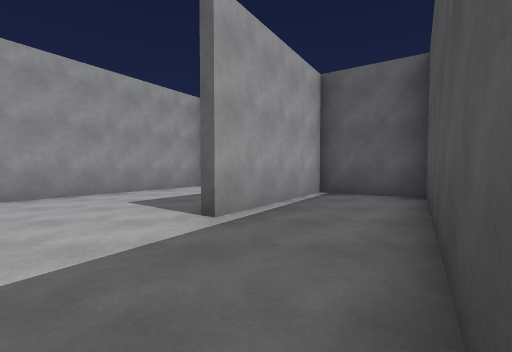
[1] (above)

23 first-person views from a walk through a scene from a Unity 3-D project. The camera is 1.3 m above the floor, tilts 2° down and sees 90° across. The floor is counted in squares, 2 m on a side. Each view is taken from the middle of a square. On the plan, view 1 faces up. The plan holds only what a view shows up to about 9 squares ahead; the rest is blank. The place goes on beyond the plan. The player is left out.

[2]
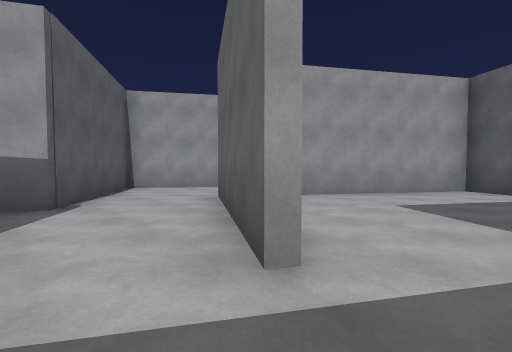

[3]
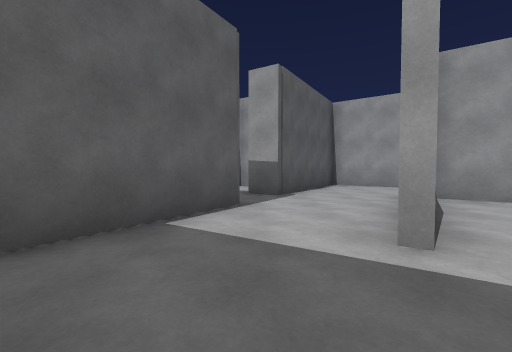

[4]
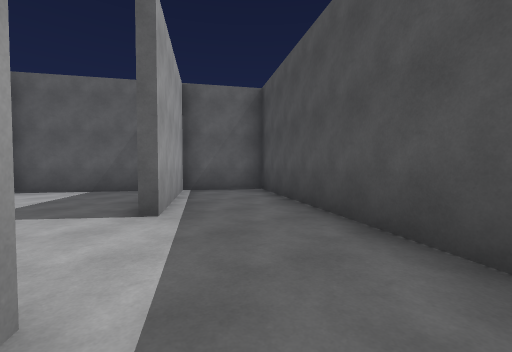

[5]
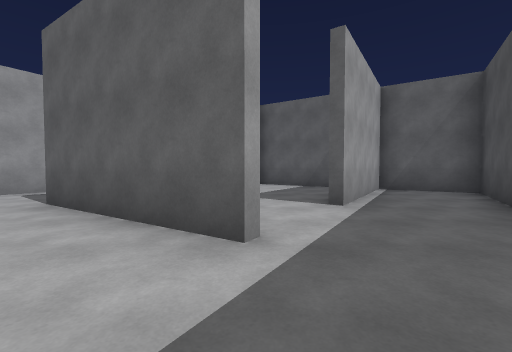

[6]
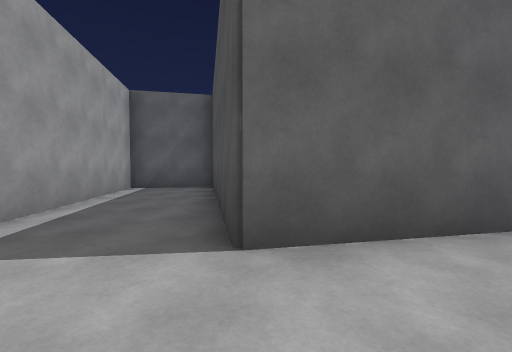

[7]
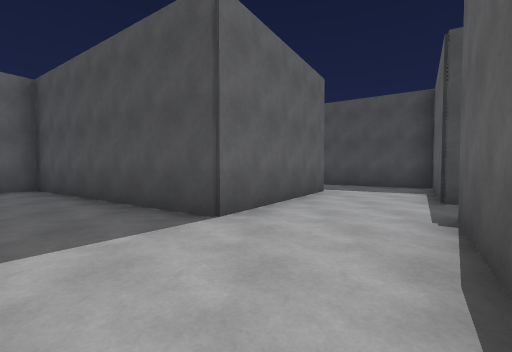

[8]
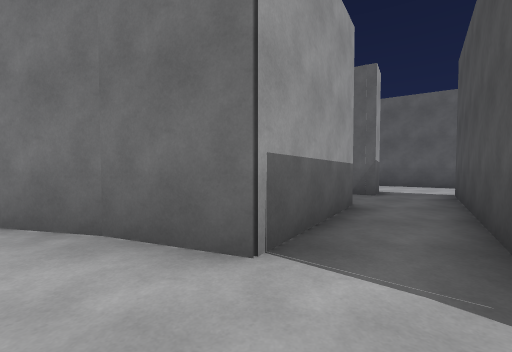

[9]
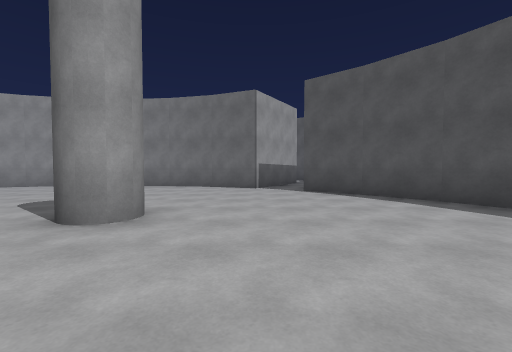

[10]
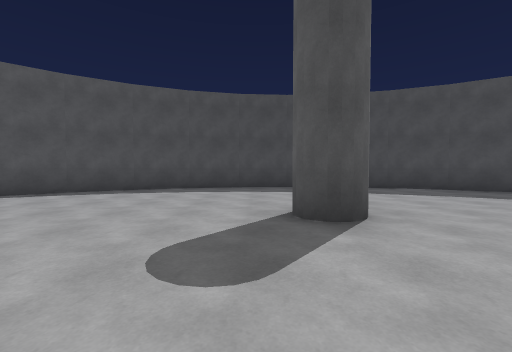

[11]
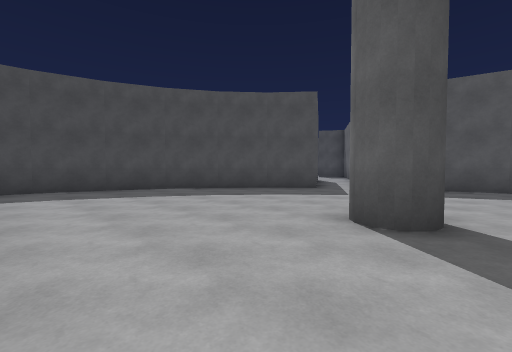

[12]
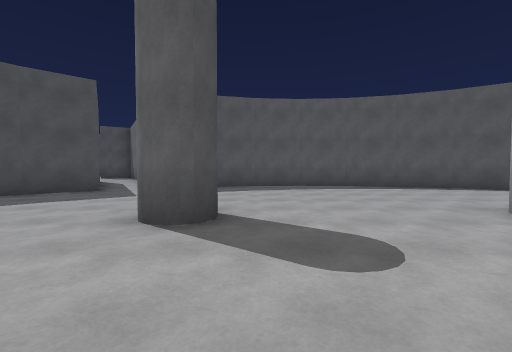

[13]
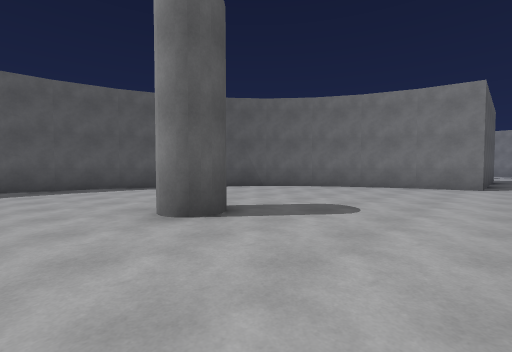

[14]
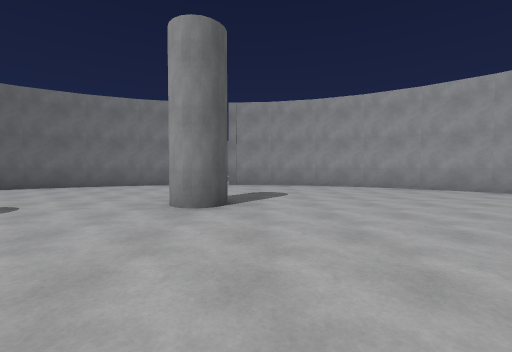

[15]
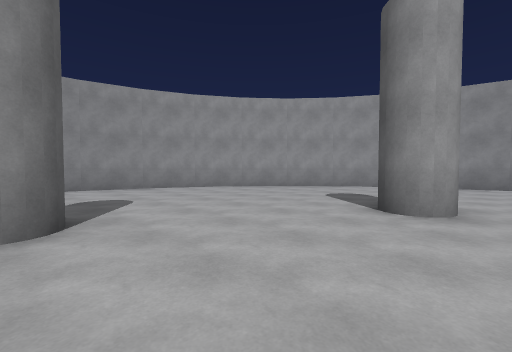

[16]
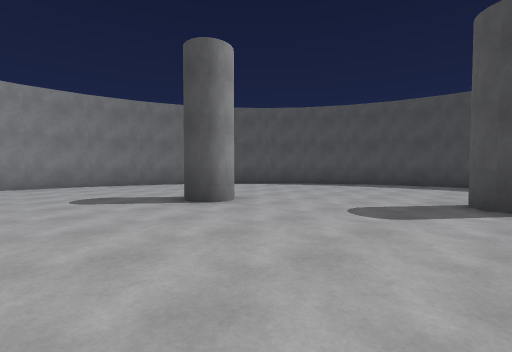

[17]
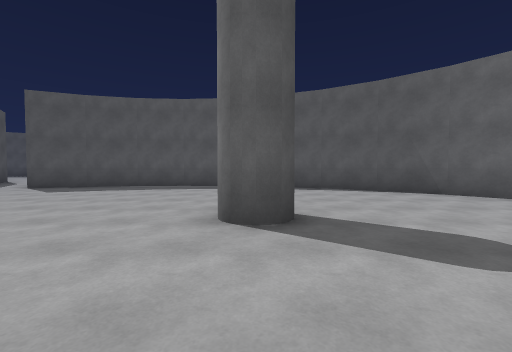

[18]
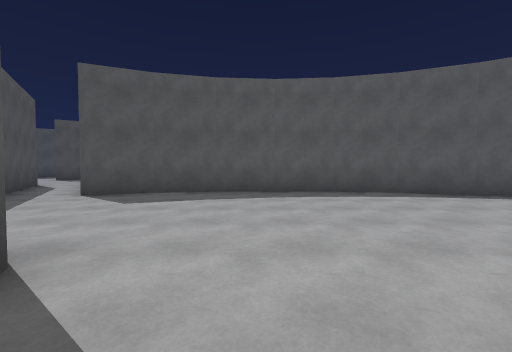

[19]
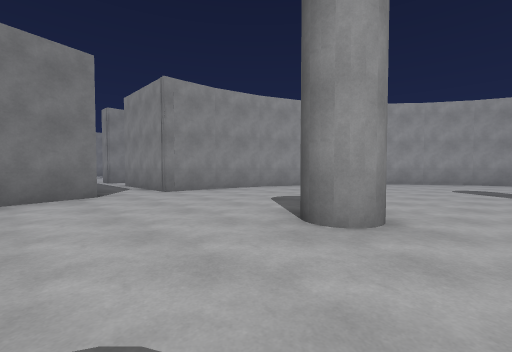

[20]
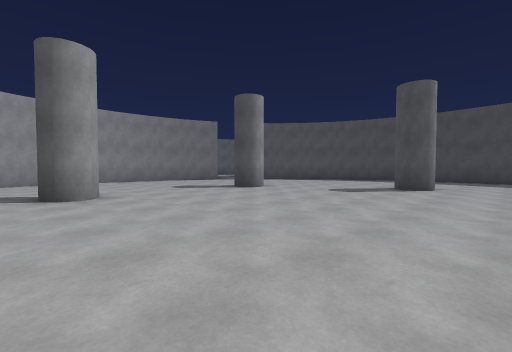

[21]
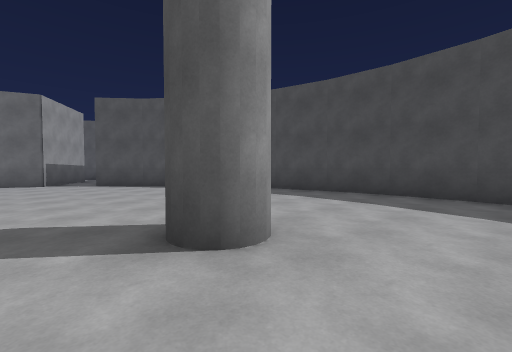

[22]
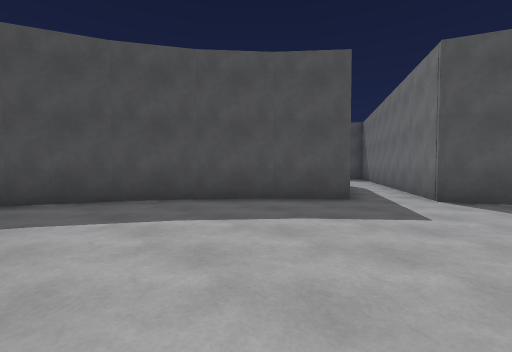

[23]
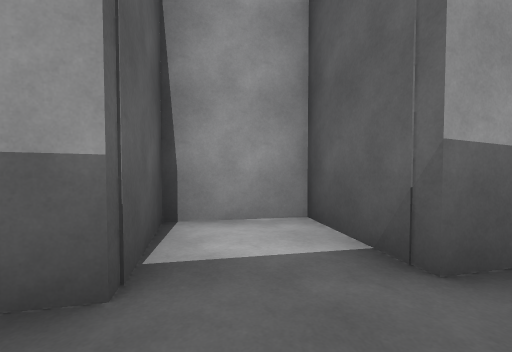

### Floor plan
Key: @ floor where view 1 was taken; # wall or solid block; . floor.
Columns run from 26 left of view 1 to 4 right of it. Each row starts with its distance up from view 1.
 11                      ###
 10                      #.##
  9                     ##..###
  8                    ##..##.##
  7                    #..##...###
  6                   ##..#....#.##
  5                  ##..##...##..#
  4                 ##...#....#..##
  3                 #....##.....##
  2                 ###...###...#
  1                  ####......##
  0                  #.#......@#
 -1                  #...##...##
 -2                  ##..######
 -3         ##########..##
 -4       ###........#.##
 -5      ##............##
 -6     ##..............##
 -7     #................#
 -8    ##................##
 -9    #......#....#......#
-10   ##..................##
-11   #....................#
-12   #....................#
-13 ###....#.........#.....#
-14 .......................#
-15 ###....................#
-16   ##..................##
-17    #......#....#......#
-18    ##................##
-19     #................#
-20     ##..............##
-21      ##............##
-22       ###........#.##
-23         ##########..#
-24                  ##.#
-25                   ###

Positions as (right, up) in squares from view 1, and headings:
1: (0, 0), facing up
2: (-1, 0), facing up-left
3: (0, 0), facing left
4: (-2, 0), facing up-right
5: (-2, -1), facing up
6: (-7, 2), facing up-right
7: (-9, 3), facing right
8: (-9, -6), facing up
9: (-9, -12), facing up
10: (-12, -12), facing right
11: (-12, -14), facing down-right
12: (-12, -14), facing down
13: (-14, -14), facing down-left
14: (-14, -12), facing left
15: (-15, -13), facing up-left
16: (-14, -13), facing up-right
17: (-16, -14), facing down
18: (-13, -16), facing down
19: (-17, -16), facing up-left
20: (-17, -15), facing up-right
21: (-10, -15), facing up-right
22: (-10, -16), facing down-right
23: (-6, -2), facing up-left
